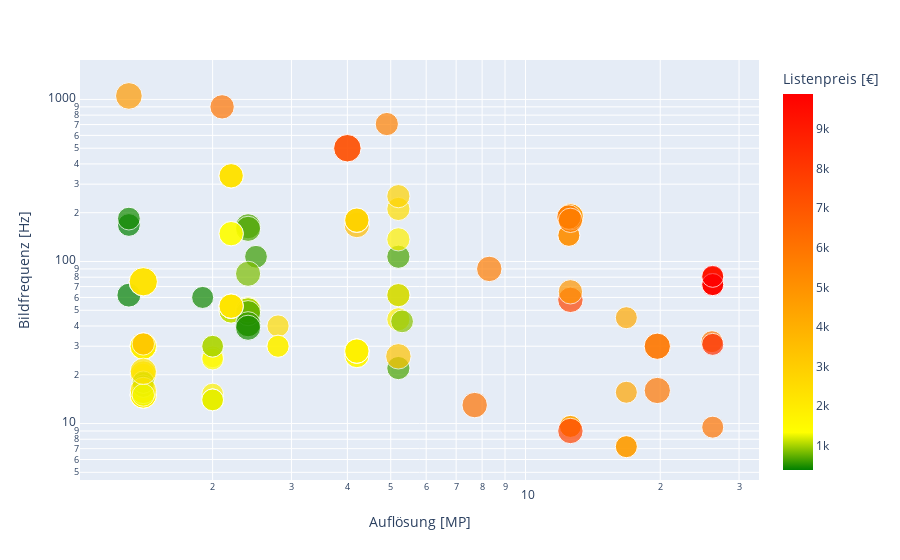

Source (notebook cell):
### Markdown cell above
Falls ihr Anwendungsfall für 2D-Bildverarbeitung geeignet ist, spezifizieren Sie bitte die folgenden Fragen zur Auswahl eines konkreten Kameramodells.

### Code cell
## new version
text_c1 = widgets.HTML(value='<b>A) Spezifikation Anwendungsfall____________________________________________ </b>')
text_c2 = widgets.HTML(value='1) Wie groß ist das benötigte Sichtfeld in x-Richtung? (Objekt inkl. Randbereich)')
text_c3 = widgets.HTML(value='2) Wie groß ist das benötigte Sichtfeld in y-Richtung? (Objekt inkl. Randbereich)')
text_c4 = widgets.HTML(value='3) Wie groß ist das kleinste aufzulösende Detail des Objektes?')
text_c5 = widgets.HTML(value='4) Wie viele Bilder müssen maximal pro Sekunde gemacht werden?')
text_c6 = widgets.HTML(value='5) Bewegt sich das Objekt kontinuierlich fort (Fließmontage)? Falls ja, mit welcher Geschwindigkeit?')
# ToDo: adapt change to backend
text_c7 = widgets.HTML(value='6) Bitte wählen Sie die zutreffendste Beschreibung der Lichtverhältnisse der Prüfszene:')
text_c8 = widgets.HTML(value='<b><br>B) Übersicht geeigneter Kameras & Detailspezifikation________________________________</b>')
text_c9 = widgets.HTML(value='<b><br>C) Kameraauswahl____________________________________________</b>')
text_c10 = widgets.HTML(value='Wählen Sie aus den zur Verfügung stehenden Kameras ein Modell aus, welches für die weiteren Berechnungen verwendet werden soll.')
# GUI element

distance_x = widgets.BoundedFloatText(
    value=10,
    min=0.1, # 1mm as limit
    max=2000,
    step=1,
    description='x-Wert [cm]',
    disabled=False
)

distance_y = widgets.BoundedFloatText(
    value=12,
    min=0.01, 
    max=1000,
    step=1,
    description='y-Wert [cm]',
    disabled = False
)

min_details = widgets.BoundedFloatText(
    value=0.25,
    min=0.01, # 10µm as limit
    max=10.0,
    step=0.01,
    description='Wert [mm]',
    disabled=False
)
img_count = widgets.BoundedFloatText(
    value=5,
    min=0.01, # 1 image per 100 seconds as lower limit
    max=5000,
    step=0.01,
    description='Wert [1/s]',
    disabled=False
) 
v_continous = widgets.BoundedFloatText(
    value=20,
    min=0.1, # 1cm per 10s as lower limit
    max=5000, # 10m per 1s as upper limit
    step=0.01,
    description='Wert [cm/s]',
    disabled=True
)


v_boolean = widgets.Checkbox(
    value=False,
    description='Kontinuierliche Bewegung',
    disabled=False
)
choice_camera = widgets.Dropdown( # drop sown field for camera selection
    options= ['A','B'],
    value='A',
    description='Auswahl:',
    disabled = False,
    readout = True,
    readout_format = 's',
)

options_contrast = ['Wenig Licht', 'Normal', 'Hoher Kontrast']
contrast = widgets.ToggleButtons(
    options = options_contrast,
    value = options_contrast[1],
    description='',
    disabled=False,
    button_style='', # 'success', 'info', 'warning', 'danger' or ''
    tooltips=['', '', ''],
)
price = widgets.IntSlider(
    value=10000,
    min=1,
    max=100000,
    step=10,
    description='Preis [€]:',
    disabled=False,
    continuous_update=False,
    orientation='horizontal',
    readout=True,
    readout_format='d'
)
style_price = {'description_width': 'initial'} # change css settings to show text completely
price_boolean = widgets.Checkbox(
    value=False,
    description='Zeige Kameras ohne Preisinformationen',
    disabled=False,
    style = style_price
)

Slider_c_results = widgets.IntSlider(
    value=5,
    min=0,
    max=100,
    step=1,
    description='#Resultate',
    disabled=False,
    continuous_update=False,
    orientation='horizontal',
    readout=True,
    readout_format='d',
    #layout = layout_slider
)

camera_Hersteller= widgets.SelectMultiple(
    options=cameras['Hersteller'].unique(),
    value= list(cameras['Hersteller'].unique()),
    rows=10,
    description='Hersteller',
    disabled=False
)

camera_housing= widgets.SelectMultiple(
    options=list(cameras['Gehäusetyp'].unique()),
    value= list(cameras['Gehäusetyp'].unique()),
    rows=10,
    description='Gehäusetyp',
    disabled=False
)

#price_w = TwoByTwoLayout(top_left=price, top_right=price_boolean)
price_w = HBox([VBox([price, price_boolean]),camera_Hersteller, camera_housing])
#image_x_min = 1

# functions
def on_change_dx(change):
    if change['type'] == 'change' and change['name'] == 'value':
        image_size()

def image_size():
    # read current state
    object_x = max(distance_x.value, distance_y.value)
    object_y = min(distance_x.value, distance_y.value)
    size = min_details.value
    min_pix = 2 # standard number of pixel required for resolving minimum object size
    smear_factor = 0.5 # factor smear effect for object movement (usually between 0.5 to 1)
    freq_discrete = img_count.value
    freq_boolean = v_boolean.value
    
    warning = widgets.HTML(value='Es sind keine Kameramodelle in diesem Leistungsbereich vorhanden. Sollten sie eine sehr hohe Bildfrequenz benötigen, so sollten Sie Zeilenkameras in Betrachtung ziehen.')
    # calculate min required pixels x-size
    global image_x_min
    image_x_min = math.ceil(min_pix * object_x /(0.1 * size))
    image_y_min = math.ceil(min_pix * object_y /(0.1 * size))
    
    # calculate the required frame rate
    frequency_c = freq_discrete # ?change to include values for continous flow
    
    
    
    
    #determine required contrast
    if contrast.value == options_contrast[1]:
        pix_size_min = 4.2
        pix_size_max = 8
    elif contrast.value == options_contrast[2]:
        pix_size_min = 7
        pix_size_max = 100
    else:
        pix_size_min = 0.1
        pix_size_max = 4.2
    
    # determine acontinous mode and shutter requirement
    # calculate the maximum exposure time
    if freq_boolean == True:
        speed_continous = v_continous.value
        v_continous.disabled = False
        shutter = 'Rolling shutter'
        global exposure_time
        exposure_time = 100 * smear_factor / (speed_continous * image_x_min / (10 * object_x))    
    else:
        v_continous.disabled = True
        speed_continous = 0       
        # figure for output graphics withhout rolling shutter   
        shutter = ''
        exposure_time = 1 / freq_discrete *1000
           
    # calculate the required time of exposure -> not used yet
     
    

    
     
    # figure for output graphics   
    camera_preselection = cameras.loc[(cameras['Horizontale Aufl. [Px]'] >= image_x_min) 
                                 & (cameras['Vertikale Aufl. [Px]'] >= image_y_min)
                                 & (cameras['Spektrale Empfindlichkeit'] == colour)
                                 & (cameras['Bildfrequenz [Hz]'] >= frequency_c)
                                 & (cameras['Shuttertyp'] != shutter)
                                 & (cameras['Pixelgröße [µm]'] > pix_size_min)
                                 & (cameras['Pixelgröße [µm]'] < pix_size_max)]
    
    # adopt price range for price range slider 
    price.max = camera_preselection['Listenpreis [€]'].max()+500    
    price.min = camera_preselection['Listenpreis [€]'].min()
    
    
    #select cameras within price range, chekc if camera has a price (and if this should be considered)
    global camera_selection
    camera_selection = camera_preselection.loc[((camera_preselection['Listenpreis [€]']<= price.value) |
                                               (camera_preselection['Listenpreis [€]'].isnull() & price_boolean.value))
                                               & (camera_preselection['Hersteller'].isin(camera_Hersteller.value))
                                               & (camera_preselection['Gehäusetyp'].isin(camera_housing.value))]
    # result visualisation 
    results_c = widgets.HTML(value= '<b>Mindestanforderungen:</b> Horizontale Auflösung: %d px, Vertikale Auflösung: %d px, Auflösung: %.2f MP<br>Max. Belichtungszeit: %.2f ms<br>Anzahl geeigneter Kameras: %d<br> Anzahl aktuell gezeigter Kameras: %d' 
                             %(image_x_min, image_y_min, image_x_min*image_y_min/1000000, exposure_time,len(camera_preselection.index),len(camera_selection.index)))
    clear_output(wait=True)
    if ((len(camera_selection.index)) > 0 & (len(camera_preselection.index) > 0)): # check if result shows any cameras    
        fig = px.scatter(camera_selection, 
            x='Auflösung [MP]', y='Bildfrequenz [Hz]', size='Pixelgröße [µm]', color='Listenpreis [€]', 
            color_continuous_scale=[(0,"green"), (0.1, "yellow"), (1,"red")], hover_name="Name", hover_data=['Listenpreis [€]'], log_x=True, log_y= True, size_max=20)
        # create dataframe of visualized cameras
        df_camera_selection = camera_selection.sort_values(by='Listenpreis [€]', ascending=True, na_position='last')        
        # adopt selection range for dropdown
        choice_camera.options = list(df_camera_selection['Name'])
        Slider_c_results.max = len(camera_selection.index)
        #if freq_boolean == True: # differentiate possible GUI scenarios
        display(text_c1, text_c2, distance_x, text_c3,distance_y, text_c4,min_details, text_c5,img_count, text_c6,v_continous,v_boolean, text_c7, contrast, text_c8, results_c, fig, price_w, Slider_c_results, df_camera_selection.head(Slider_c_results.value),text_c9, text_c10, choice_camera, doublebreak)        
    else:    
        display(text_c1, text_c2, distance_x, text_c3,distance_y, text_c4,min_details, text_c5,img_count, text_c6,v_continous,v_boolean, text_c7, contrast, text_c8, results_c, price_w, warning, doublebreak)
    
# initial state, observation         
#display(text_c1, text_c2, distance_x, text_c3,distance_y, text_c4,min_details, text_c5,img_count, text_c6,v_continous,v_boolean, text_c7, contrast)
distance_x.observe(on_change_dx)
distance_y.observe(on_change_dx)
min_details.observe(on_change_dx)
img_count.observe(on_change_dx)
v_continous.observe(on_change_dx)
v_boolean.observe(on_change_dx)
contrast.observe(on_change_dx)
price.observe(on_change_dx)
price_boolean.observe(on_change_dx)
Slider_c_results.observe(on_change_dx)
camera_Hersteller.observe(on_change_dx)
camera_housing.observe(on_change_dx)

image_size()

### Figure 1 — Plotly figure (JSON) as saved in the notebook; plotly's stock layout.template omitted (floating-point values rounded to 4 significant figures; data arrays with more than 128 entries replaced by an {"elided": "..."} marker saying what was removed)
{"data": [{"customdata": {"elided": "129x1 int values"}, "hoverlabel": {"namelength": 0}, "hovertemplate": "<b>%{hovertext}</b><br><br>Auflösung [MP]=%{x}<br>Bildfrequenz [Hz]=%{y}<br>Pixelgröße [µm]=%{marker.size}<br>Listenpreis [€]=%{marker.color}", "hovertext": {"elided": "129 str values"}, "legendgroup": "", "marker": {"color": {"elided": "129 int values"}, "coloraxis": "coloraxis", "size": {"elided": "129 float values"}, "sizemode": "area", "sizeref": 0.0185, "symbol": "circle"}, "mode": "markers", "name": "", "showlegend": false, "type": "scatter", "x": {"elided": "129 float values"}, "xaxis": "x", "y": {"elided": "129 float values"}, "yaxis": "y"}], "layout": {"coloraxis": {"colorbar": {"title": {"text": "Listenpreis [€]"}}, "colorscale": [[0, "green"], [0.1, "yellow"], [1, "red"]]}, "legend": {"itemsizing": "constant", "tracegroupgap": 0}, "margin": {"t": 60}, "xaxis": {"anchor": "y", "domain": [0, 1], "title": {"text": "Auflösung [MP]"}, "type": "log"}, "yaxis": {"anchor": "x", "domain": [0, 1], "title": {"text": "Bildfrequenz [Hz]"}, "type": "log"}}}
